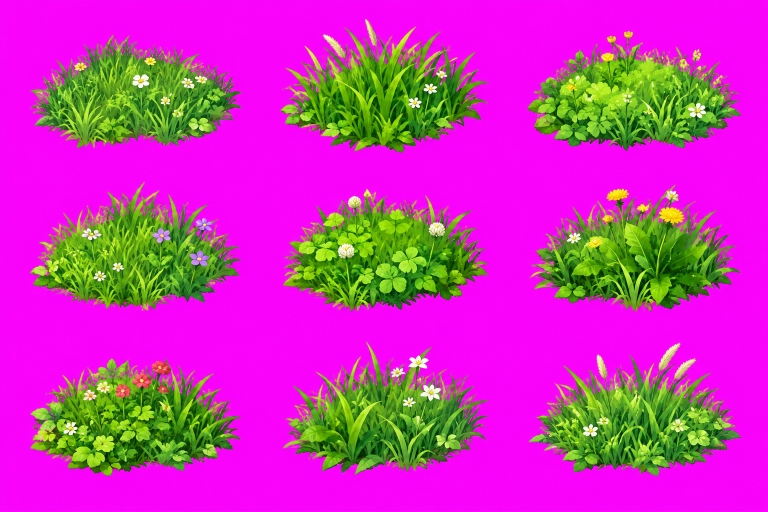
#> input picture tools/src/grass.png, 1536 x 1024 px (shown at 1/2 size)
$ python build_grass_assets.py
#> lines starting #> are read from the running program, lines starting #| are printed output that depends on the picture; after the words box and inside, x2 and y2 are one past the last pixel; in counts of white or black regions, pixels touching at a corner belong together
#!/usr/bin/env python3
"""Tách sprite sheet cỏ (tools/src/grass.png, nền hồng #FA05FC, lưới 3x3) thành 9 sprite PNG trong suốt: public/assets/grass/grass_0..8.png.
- Xóa nền bằng khoảng cách màu + làm mềm mép + khử viền hồng (despill), không đụng vào màu hoa (đỏ/tím nằm xa màu nền hơn nhiều).
- Cắt sát vùng alpha, thu về chiều rộng tối đa OUT_W (nét cho zoom 3x của game), ghi tools/grass_meta.json (kích thước, tâm chân) để game đặt đúng gốc cỏ.
Chạy: python3 tools/build_grass_assets.py"""
import json, os
import numpy as np
from PIL import Image
ROOT = os.path.dirname(os.path.abspath(__file__)); SRC = os.path.join(ROOT, 'src', 'grass.png'); OUT = os.path.join(ROOT, '..', 'public', 'assets', 'grass')
KEY = np.array([250, 5, 252], dtype=np.float32); OUT_W = 192; LO, HI = 55.0, 120.0   # <LO: nền hẳn, >HI: giữ hẳn, giữa: mép mềm
os.makedirs(OUT, exist_ok=True)
im = Image.open(SRC).convert('RGB'); a = np.asarray(im, dtype=np.float32); H, W, _ = a.shape
#> further down, im is the input picture: PIL image 1536x1024 RGB; mean R, G, B 196.7, 54.9, 176.3
#> after `H, W, _ = a.shape`: H = 1024; W = 1536
dist = np.sqrt(((a - KEY) ** 2).sum(axis=2)); alpha = np.clip((dist - LO) / (HI - LO), 0, 1)
rgb = a.copy()
# despill: vùng sát mép (trong 4px quanh nền) bị ngả hồng/tím do trộn với màu nền -> kéo R,B xuống theo G (cỏ/lá xanh có G cao hơn R,B).
# Chỉ áp ở vùng mép nên hoa tím/đỏ nằm trong thân cỏ không bị đổi màu.
bgmask = alpha < 0.15; near = bgmask.copy()
#> after `bgmask = alpha < 0.15`:
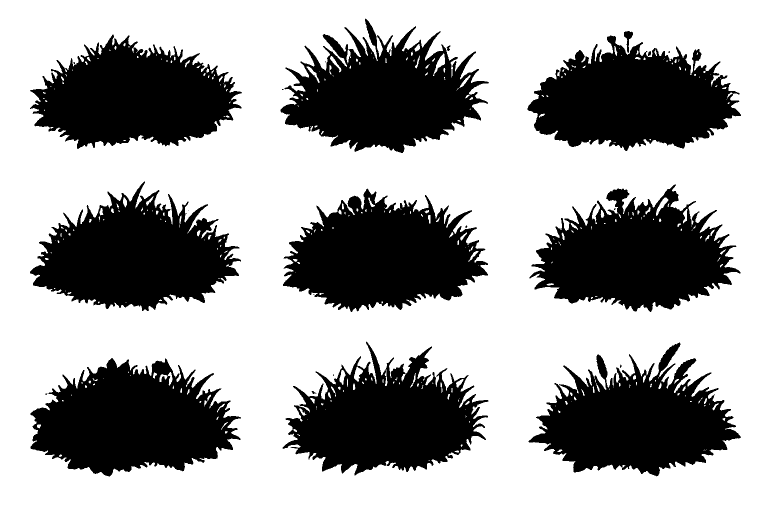
#> bgmask: shape (1024, 1536) bool (shown at 1/2 size); 64.1% white; 24 black regions (11 under 20 px), largest, box (x1, y1, x2, y2) and area: (61, 716, 482, 953) 65636, (566, 377, 976, 624) 64091, (60, 363, 482, 622) 63645
for _ in range(4):
    n = near.copy(); n[1:] |= near[:-1]; n[:-1] |= near[1:]; n[:, 1:] |= near[:, :-1]; n[:, :-1] |= near[:, 1:]; near = n
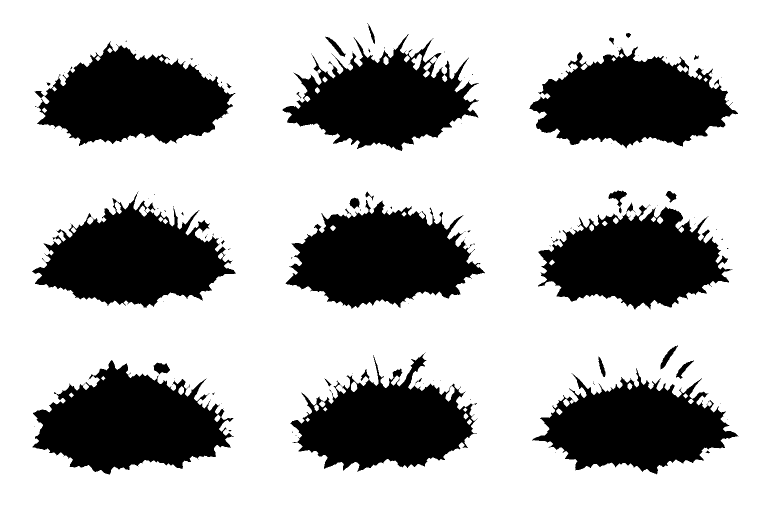
#> n: shape (1024, 1536) bool (shown at 1/2 size); 70.7% white; 115 black regions (83 under 20 px), largest, box (x1, y1, x2, y2) and area: (65, 720, 468, 949) 55220, (571, 400, 970, 618) 53077, (1059, 93, 1476, 297) 52851
zone = near & ~bgmask; g = rgb[..., 1]
#> after `zone = near & ~bgmask`:
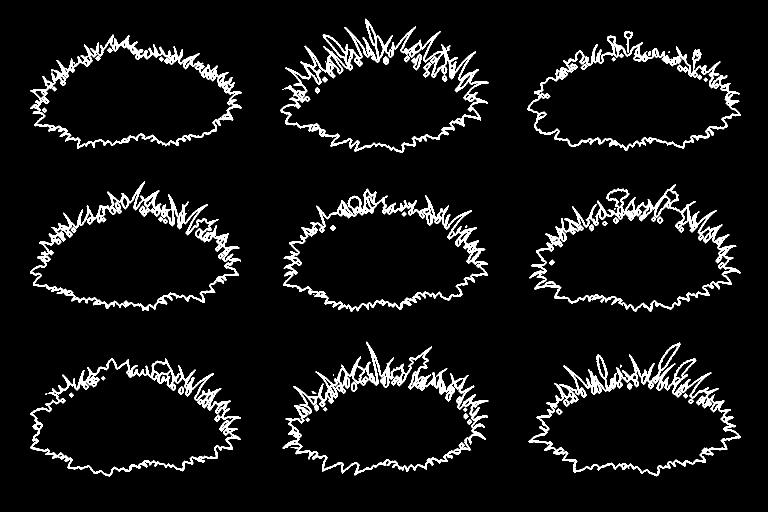
#> zone: shape (1024, 1536) bool (shown at 1/2 size); 6.6% white; 68 white regions (11 under 20 px), largest, box (x1, y1, x2, y2) and area: (561, 37, 978, 306) 12922, (565, 683, 977, 951) 12814, (1057, 685, 1482, 953) 11935
#> after `g = rgb[..., 1]`:
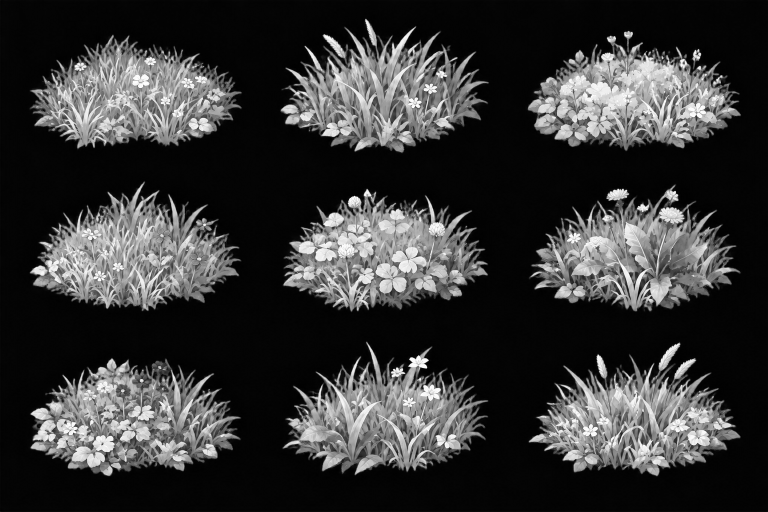
#> g: shape (1024, 1536) float32 (shown at 1/2 size); min 0, max 255, mean 54.9
for c in (0, 2): rgb[..., c] = np.where(zone & (rgb[..., c] > g), g * 0.9, rgb[..., c])
alpha = np.where(zone, np.clip((dist - 70) / (170 - 70), 0, 1), alpha)
rgba = np.dstack([rgb, alpha * 255]).clip(0, 255).astype(np.uint8)
meta = []
cw, ch = W // 3, H // 3
#> cw = 512; ch = 341
for i in range(9):
    r, c = divmod(i, 3); cell = rgba[r * ch:(r + 1) * ch, c * cw:(c + 1) * cw]; ys, xs = np.where(cell[..., 3] > 24)
    x0, x1, y0, y1 = xs.min(), xs.max() + 1, ys.min(), ys.max() + 1; crop = Image.fromarray(cell[y0:y1, x0:x1], 'RGBA')
    k = min(1.0, OUT_W / crop.width); crop = crop.resize((max(1, round(crop.width * k)), max(1, round(crop.height * k))), Image.LANCZOS)
    crop.save(os.path.join(OUT, f'grass_{i}.png'), optimize=True)
    meta.append({'id': i, 'w': crop.width, 'h': crop.height, 'file': f'grass/grass_{i}.png'})
#> this loop made 9 passes
#> (x0, x1, y0, y1) on passes 1 to 9: (60, 483, 70, 298), (49, 466, 38, 306), (31, 458, 62, 302), (60, 483, 22, 281), (54, 464, 37, 283), (34, 457, 28, 282), (61, 482, 34, 271), (53, 464, 2, 269), (33, 458, 3, 270)
#> pass 1, `cell = rgba[r * ch:(r + 1) * ch, c * cw:(c + 1) * cw]`:
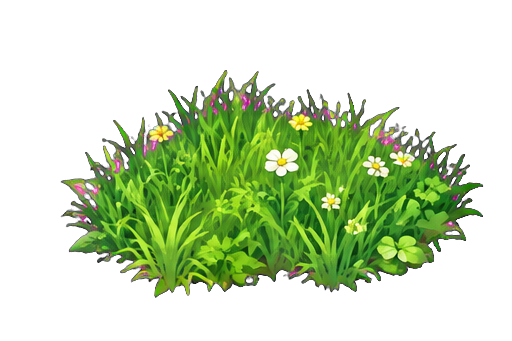
#> cell: shape (341, 512, 4); mean R, G, B, A 194.9, 54, 179, 86.7; transparent parts drawn white
#> pass 2, `cell = rgba[r * ch:(r + 1) * ch, c * cw:(c + 1) * cw]`:
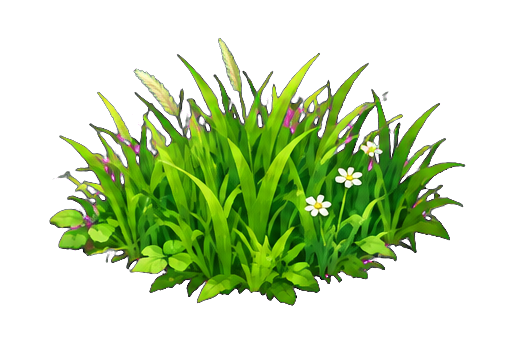
#> cell: shape (341, 512, 4); mean R, G, B, A 190.3, 52.8, 170.5, 87.3; transparent parts drawn white
#> after the loop:
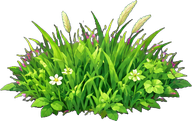
#> crop: PIL image 192x121 RGBA; mean R, G, B, A 57.8, 87.9, 32.5, 132.8; transparent parts drawn white
#> after the loop, meta = 9 items
json.dump(meta, open(os.path.join(ROOT, 'grass_meta.json'), 'w'), indent=1); print(meta)
#> (printed output is left out)
